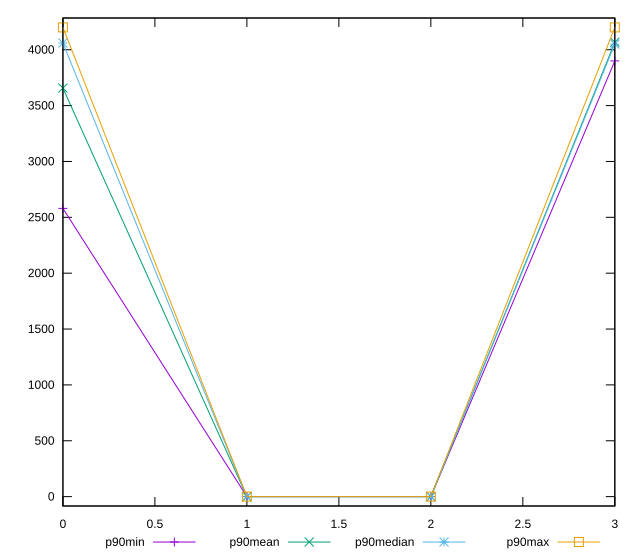

This figure's gnuplot source:
reset

$p90Min <<EOF
0 2580
1 0
2 0
3 3900
EOF

$p90Mean <<EOF
0 3656.7021276595747
1 0
2 0
3 4066.808510638298
EOF

$p90Median <<EOF
0 4060
1 0
2 0
3 4050
EOF

$p90Max <<EOF
0 4200
1 0
2 0
3 4200
EOF

set key outside below
set xrange [0:3]
set yrange [-84:4284]
set trange [-84:4284]
set terminal svg size 640, 560 enhanced background rgb 'white'
set output "reports/report_00030_2021-02-24T20-42-31.540Z/unused-javascript/progression/value.svg"

plot $p90Min title "p90min" with linespoints, \
     $p90Mean title "p90mean" with linespoints, \
     $p90Median title "p90median" with linespoints, \
     $p90Max title "p90max" with linespoints

reset
